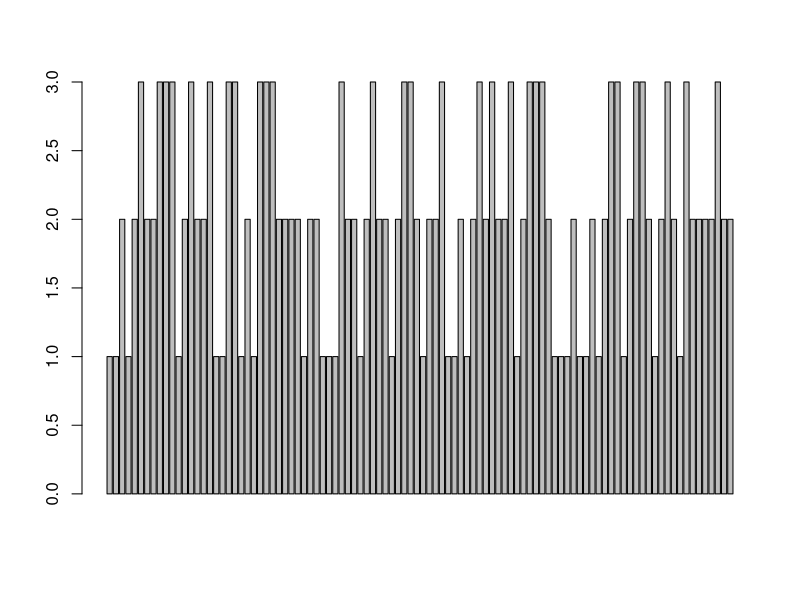
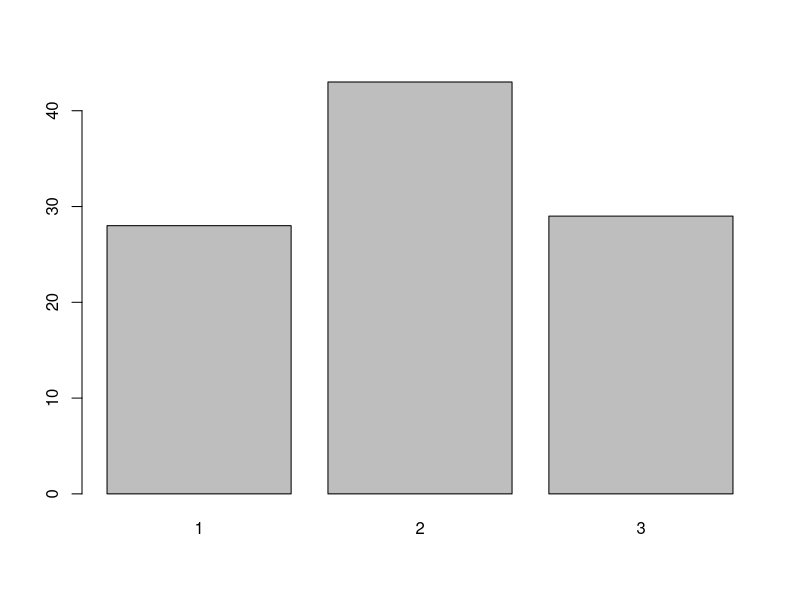
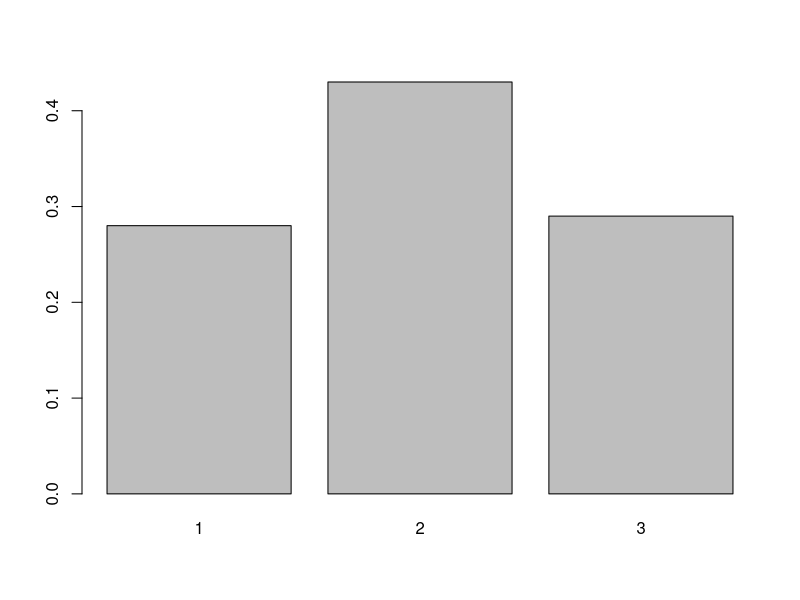
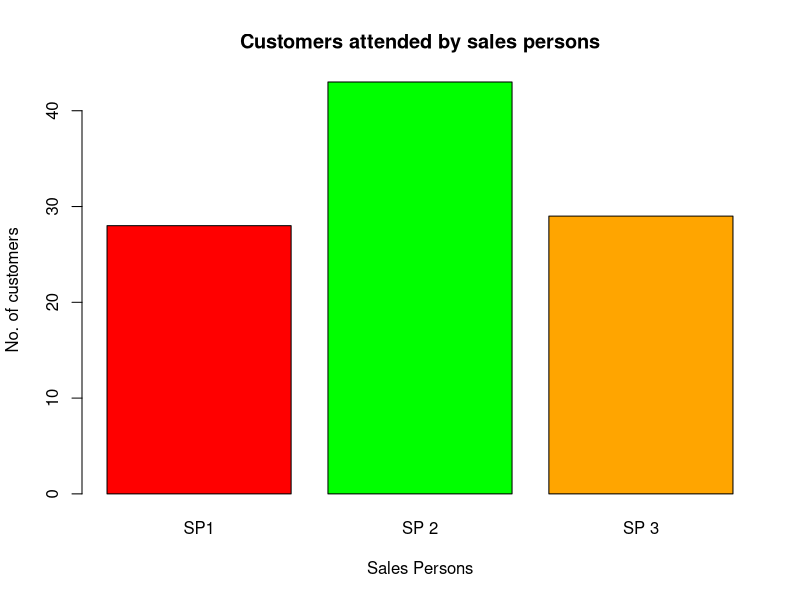
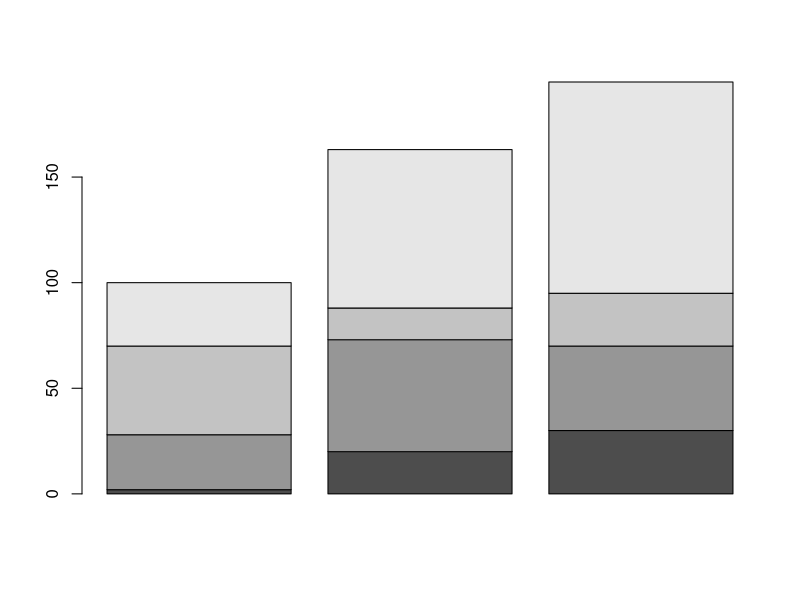

The R source for these figures, in order: (Note: this script raises an error after producing the figures.)
sales = c(1,1,2,1,2,3,2,2,3,3,3,1,2,3,2,2,3,1,1,3,3,1,2,1,3,3,3,2,2,2,2,1,2,2,1,1,1,3,2,2,1,2,3,2,2,1,2,3,3,2,1,
          2,2,3,1,1,2,1,2,3,2,3,2,2,3,1,2,3,3,3,2,1,1,1,2,1,1,2,1,2,3,3,1,2,3,3,2,1,2,3,2,1,3,2,2,2,2,3,2,2)

barplot(sales)  #gives individual bar 

barplot(table(sales)) #absolute freq

barplot(table(sales)/length(sales)) #relative freq

barplot(table(sales), main = "Customers attended by sales persons",
        names.arg=c("SP1", "SP 2", "SP 3"), xlab = "Sales Persons",
        ylab = "No. of customers",col=c("red","green","orange"))

#main gives title to the bar plot
#names.arg is used to name each bar
#xlab and ylab are used to give labels to x & y axis respectively
#col is used to give colors to each bar

customers = matrix(nrow=4, ncol=3, data =c(2,20,30,26,53,40,42,15,25,30,75,100), byrow = T)
customers

barplot(customers)
#since "customers" variable is matrix, this will give us sub-divided bar graph with columns as bars

barplot(customer, names.arg=c("Shop 1", " Shop 2", " Shop 3"), xlab = " Shops", ylab = "Days",
        col= c("red","green","grey","blue"))

pie(table(sales)) #2D pie chart

pie(table(sales),labels = c("SP1","SP2", "SP3"), main = "Salespersons attending customer", col=c("green", "red", "blue"))

#For 3D pie chart we first need to install plotrix

install.packages("plotrix")
library(plotrix)

pie3D(table(sales)) #gives 3D pie chart

pie3D(table(sales),labels = c("SP1","SP2", "SP3"), main = "Salespersons attending
customer", col=c("purple", "grey", "cyan"))

pie3D(table(sales), explode = 0.1,labels = c("SP1", "SP2", "SP3"),
      main ="Salespersons attending customer",col=c("purple", "grey", "cyan"))

#explode is used to give gap between two categories in a pie chart

height = c(166,125,130,142,147,159,159,147,
           165,156,149,164,137,166,135,142,133,136,127,143,
           165,121,142,148,158,146,154,157,124,125,158,159,
           164,143,154,152,141,164,131,152,152,161,143,143,
           139,131,125,145,140,163)

hist(height) #gives histogram

hist(height, main = "Heights of persons",col = "green", xlab = "Heights", ylab ="Number of Persons")
